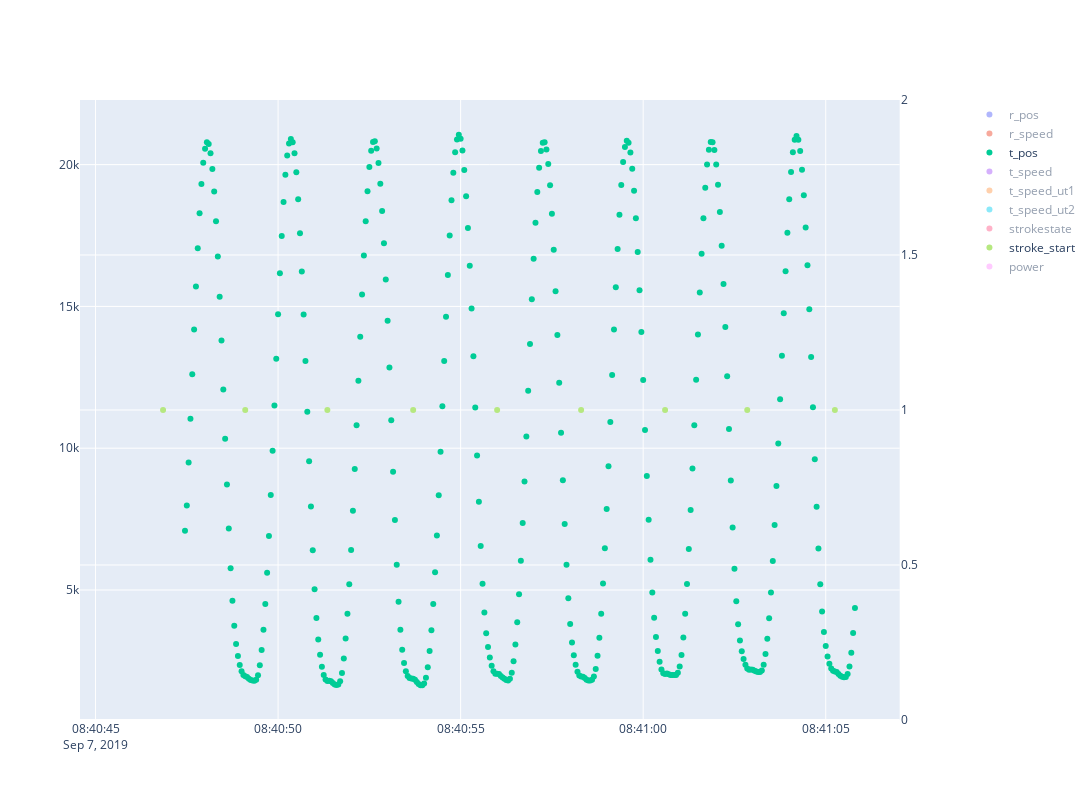

This figure's notebook cell:
### Code cell
# plot data

fig = make_subplots(specs=[[{"secondary_y": True}]])
fig.update_layout(
    autosize=False,
    width=1400,
    height=800
)

dfp = df[:4000]

# Add traces
fig.add_trace(go.Scatter(x=dfp.index, y=dfp['r_pos'],
                    mode='markers',
                    name='r_pos'),
            secondary_y=False)
fig.add_trace(go.Scatter(x=dfp.index, y=dfp['r_speed'],
                    mode='markers',
                    name='r_speed'),
            secondary_y=False)
fig.add_trace(go.Scatter(x=dfp.index, y=dfp['t_pos'],
                    mode='markers',
                    name='t_pos'),
            secondary_y=False)
fig.add_trace(go.Scatter(x=dfp.index, y=dfp['t_speed'],
                    mode='markers',
                    name='t_speed'),
            secondary_y=False)
fig.add_trace(go.Scatter(x=dfp.index, y=dfp['t_speed_ut1'],
                    mode='markers',
                    name='t_speed_ut1'),
            secondary_y=False)
fig.add_trace(go.Scatter(x=dfp.index, y=dfp['t_speed_ut2'],
                    mode='markers',
                    name='t_speed_ut2'),
            secondary_y=False)
fig.add_trace(go.Scatter(x=dfp.index, y=dfp['strokestate'],
                    mode='markers',
                    name='strokestate'),
            secondary_y=True)
fig.add_trace(go.Scatter(x=dfp.index, y=dfp['stroke_start'],
                    mode='markers',
                    name='stroke_start'),
            secondary_y=True)
fig.add_trace(go.Scatter(x=dfp.index, y=dfp['power'],
                    mode='markers',
                    name='power'),
            secondary_y=False)



fig.show()

### Figure 1 — Plotly figure (JSON) as saved in the notebook; plotly's stock layout.template omitted (floating-point values rounded to 4 significant figures; data arrays with more than 128 entries replaced by an {"elided": "..."} marker saying what was removed)
{"data": [{"mode": "markers", "name": "r_pos", "type": "scatter", "visible": "legendonly", "x": {"elided": "401 str values"}, "xaxis": "x", "y": {"elided": "401 float values"}, "yaxis": "y"}, {"mode": "markers", "name": "r_speed", "type": "scatter", "visible": "legendonly", "x": {"elided": "401 str values"}, "xaxis": "x", "y": {"elided": "401 float values"}, "yaxis": "y"}, {"mode": "markers", "name": "t_pos", "type": "scatter", "visible": true, "x": {"elided": "401 str values"}, "xaxis": "x", "y": {"elided": "401 float values"}, "yaxis": "y"}, {"mode": "markers", "name": "t_speed", "type": "scatter", "visible": "legendonly", "x": {"elided": "401 str values"}, "xaxis": "x", "y": {"elided": "401 float values"}, "yaxis": "y"}, {"mode": "markers", "name": "t_speed_ut1", "type": "scatter", "visible": "legendonly", "x": {"elided": "401 str values"}, "xaxis": "x", "y": {"elided": "401 int values"}, "yaxis": "y"}, {"mode": "markers", "name": "t_speed_ut2", "type": "scatter", "visible": "legendonly", "x": {"elided": "401 str values"}, "xaxis": "x", "y": {"elided": "401 int values"}, "yaxis": "y"}, {"mode": "markers", "name": "strokestate", "type": "scatter", "visible": "legendonly", "x": {"elided": "401 str values"}, "xaxis": "x", "y": {"elided": "401 int values"}, "yaxis": "y2"}, {"mode": "markers", "name": "stroke_start", "type": "scatter", "visible": true, "x": {"elided": "401 str values"}, "xaxis": "x", "y": {"elided": "401 int values"}, "yaxis": "y2"}, {"mode": "markers", "name": "power", "type": "scatter", "visible": "legendonly", "x": {"elided": "401 str values"}, "xaxis": "x", "y": {"elided": "401 int values"}, "yaxis": "y"}], "layout": {"autosize": false, "height": 800, "width": 1400, "xaxis": {"anchor": "y", "autorange": true, "domain": [0, 0.94], "range": ["2019-09-07 08:40:44.6036", "2019-09-07 08:41:06.9964"], "type": "date"}, "yaxis": {"anchor": "x", "autorange": true, "domain": [0, 1], "range": [414.8, 22280.0], "type": "linear"}, "yaxis2": {"anchor": "x", "autorange": true, "overlaying": "y", "range": [0, 2], "side": "right", "type": "linear"}}}
